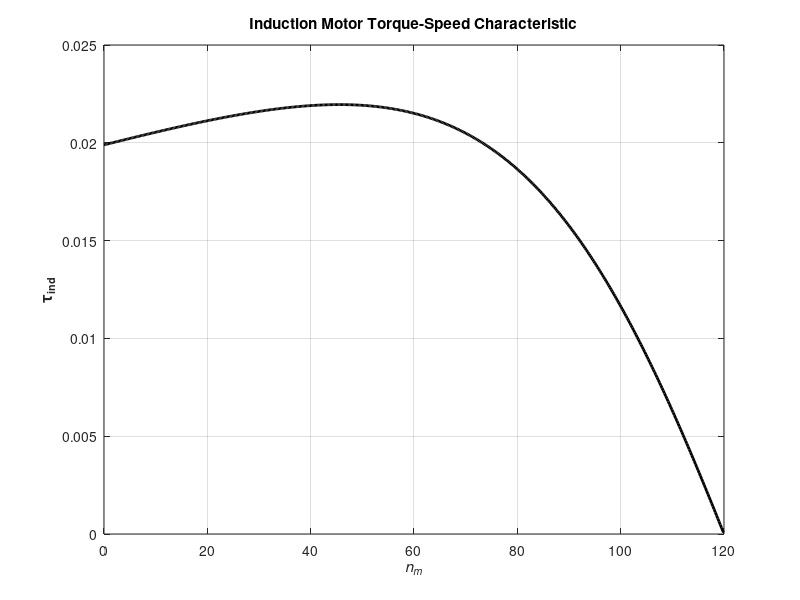
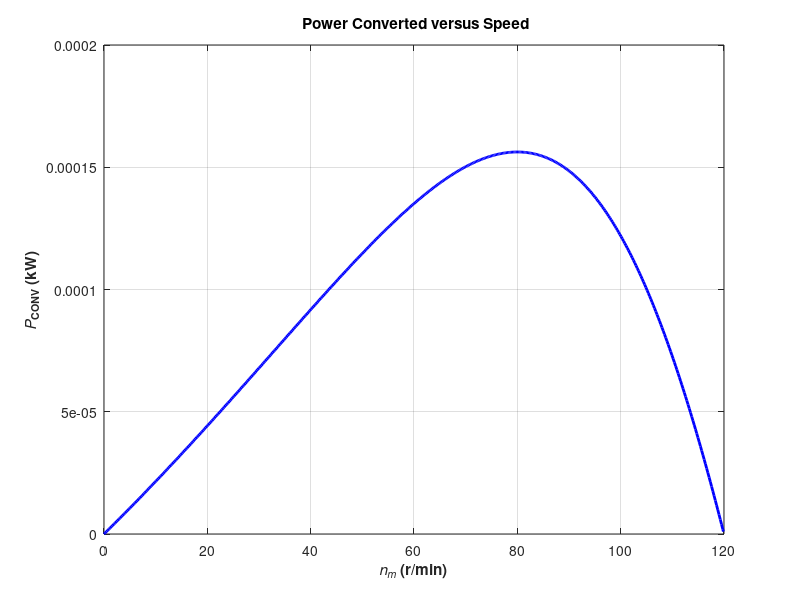
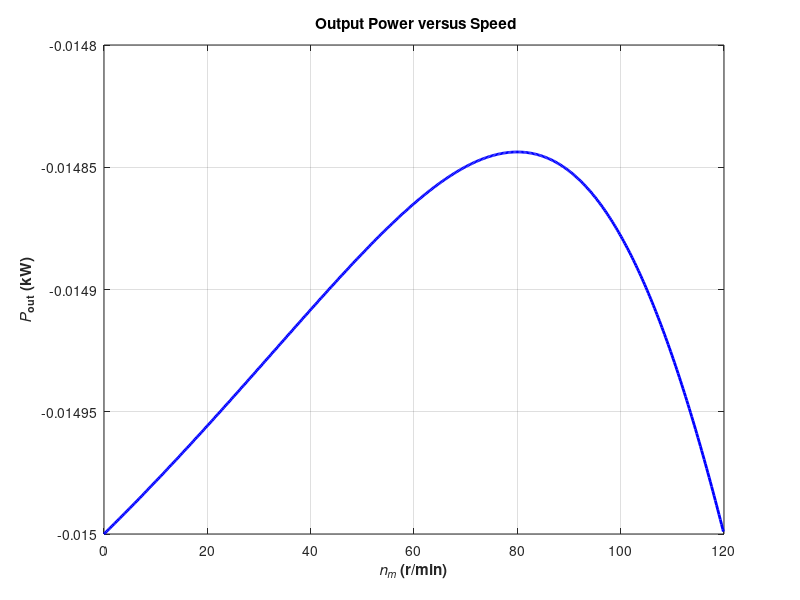
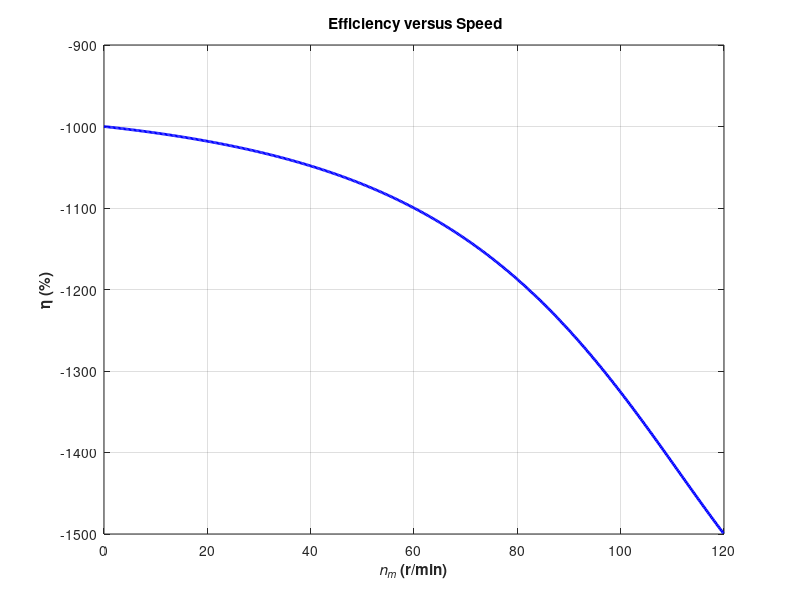

Write the MATLAB code that produced these figures, in order.
function characteristic_curve_IM
r1 = input("stator resistance:");                 % Stator resistance
x1 = input("Stator reactance:");                  % Stator reactance
r2 = input("Rotor resistance:");                  % Rotor resistance
x2 = input("Rotor reactance:");                   % Rotor reactance
xm = input("Magnetization branch reactance:");    % Magnetization branch reactance
v_phase = input("Applied line voltage:") / sqrt(3);    % Phase voltage
f=input("frequency:");
Poles=input("Poles:");
disp("Losses:");
disp("If you dont have losses data, enter 0");
p_fw = input("friction and windage losses, p_fw:");
p_core =input("Core losses:");
p_misc = input("P_misc(other losses):");

n_sync = 120*f/Poles;              % Synchronous speed (r/min)
w_sync = n_sync*2*pi/60;             % Synchronous speed (rad/s)

% Calculate the Thevenin voltage and impedance from Equations
% 7-41a and 7-43.
v_th = v_phase * ( xm / sqrt(r1^2 + (x1 + xm)^2) );
z_th = ((1i*xm) * (r1 + 1i*x1)) / (r1 + 1i*(x1 + xm));
r_th = real(z_th);
x_th = imag(z_th);

Tstart=(3*v_th^2*r2)/(w_sync*((r_th+r2)^2+(x_th+x2)^2));     % Caculating starting torque of motor
Smax=r2/sqrt(r_th^2+(x_th+x2)^2);                            % Slip for maximum torque
Tmax=(3*v_th^2)/(2*w_sync*(r_th+sqrt(r_th^2+(x_th+x2)^2)));  % Calulating maximum torque 
nm_max=(1-Smax)*n_sync;                                      % rotor speed for maximum torque

    disp([' ']);
    disp(['Thevenin Calculation from Induction motor equivalent cicuit'])
    disp(['-----------------------------------------------------------'])
    disp(['Thevenin Voltage         = Vth  = ' num2str(v_th) ' V'])
    disp(['Thevenin Resistance      = Rth  = ' num2str(r_th) ' ohms'])
    disp(['Thevenin Reactance       = Xth  = ' num2str(x_th) ' ohms'])

    disp([' ']);
    disp(['Calculation of starting and pull-out torque '])
    disp(['-------------------------------------------'])
    disp(['Rated frequency          = f    = ' num2str(f) ' Hz'])
    disp(['No. of poles             = P    = ' num2str(Poles) ' '])
    disp(['Synchronous speed        = Ns   = ' num2str(n_sync) ' rpm'])
    disp(['Synchronous speed        = Ws   = ' num2str(w_sync) ' rad/sec'])
    disp(['Starting Torque, Tstart  = Ts   = ' num2str(Tstart) ' N.m'])
    disp(['Slip for Tmax            = Sm   = ' num2str(Smax) ' '])
    disp(['Maximum Torque, Tmax     = Tm   = ' num2str(Tmax) ' N.m'])
    disp(['Rotor speed for maximum torque, nm_max     = nm_max   = ' num2str(nm_max) ' rpm'])

% Now calculate the torque-speed characteristic for many
% slips between 0 and 1.  Note that the first slip value 
% is set to 0.001 instead of exactly 0 to avoid divide-
% by-zero problems.
s = (0:.1:50) / 50;           % Slip
s(1) = 0.001;
nm = (1 - s) * n_sync;       % Mechanical speed rpm
wm = (1-s) * w_sync;         % Mechanical speed rps

% Calculate torque for original rotor resistance
for ii = 1:length(s)
    %torque speed characteristics
   t_ind1(ii) = (3 * v_th^2 * r2 / s(ii)) / ...
            (w_sync * ((r_th + r2/s(ii))^2 + (x_th + x2)^2) );
   
   %Power converted     
   p_conv(ii) = t_ind1(ii) * wm(ii);
   
   %Power output
   p_out(ii) = p_conv(ii) - p_fw - p_core - p_misc;
   
   %Power input
   zf = 1 / ( 1/(1i*xm) + 1/(r2/s(ii)+1i*x2) );
   ia = v_phase / ( r1 + 1i*x1 + zf ); 
   p_in(ii) = 3 * v_phase * abs(ia) * cos(atan(imag(ia)/real(ia)));
   
   % Efficiency
   eff(ii) = p_out(ii) / p_in(ii) * 100; 

end

% Plot the torque-speed curve
figure(1)
plot(nm,t_ind1,'Color','k','LineWidth',2.0);
xlabel('\itn_{m}','Fontweight','Bold');
ylabel('\tau_{ind}','Fontweight','Bold');
title ('Induction Motor Torque-Speed Characteristic','Fontweight','Bold');
grid on;
% Output power Vs speed graph
figure(2)
plot(nm,p_conv/1000,'b-','LineWidth',2.0);
xlabel('\bf\itn_{m} \rm\bf(r/min)');
ylabel('\bf\itP\rm\bf_{CONV} (kW)');
title ('\bf Power Converted versus Speed');
grid on;

%plot output power versus speed
figure(3)
plot(nm,p_out/1000,'b-','LineWidth',2.0);
xlabel('\bf\itn_{m} \rm\bf(r/min)');
ylabel('\bf\itP\rm\bf_{out} (kW)');
title ('\bf Output Power versus Speed');
grid on;

%plot the efficiency
figure(4)
plot(nm,eff,'b-','LineWidth',2.0);
xlabel('\bf\itn_{m} \rm\bf(r/min)');
ylabel('\bf\eta (%)');
title ('\bf Efficiency versus Speed');
grid on;

end


 

